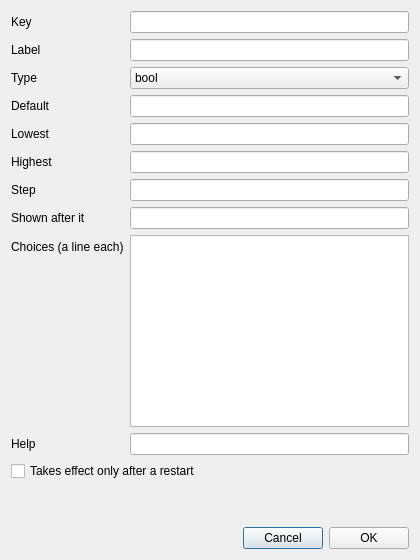
<?xml version="1.0" encoding="UTF-8"?>
<ui version="4.0">
 <class>SettingDialog</class>
 <widget class="QDialog" name="SettingDialog">
  <property name="windowTitle"><string>Setting</string></property>
  <property name="minimumSize"><size><width>420</width><height>80</height></size></property>
  <layout class="QVBoxLayout" name="settingDialogLayout">
   <item>
    <layout class="QFormLayout" name="settingForm">
     <item row="0" column="0"><widget class="QLabel" name="settingKeyLabel"><property name="text"><string>Key</string></property></widget></item>
     <item row="0" column="1"><widget class="QLineEdit" name="settingKeyEdit"/></item>
     <item row="1" column="0"><widget class="QLabel" name="settingLabelLabel"><property name="text"><string>Label</string></property></widget></item>
     <item row="1" column="1"><widget class="QLineEdit" name="settingLabelEdit"/></item>
     <item row="2" column="0"><widget class="QLabel" name="settingTypeLabel"><property name="text"><string>Type</string></property></widget></item>
     <item row="2" column="1">
      <widget class="QComboBox" name="settingTypeCombo">
       <item><property name="text"><string>bool</string></property></item>
       <item><property name="text"><string>int</string></property></item>
       <item><property name="text"><string>choice</string></property></item>
       <item><property name="text"><string>key</string></property></item>
      </widget>
     </item>
     <item row="3" column="0"><widget class="QLabel" name="settingDefaultLabel"><property name="text"><string>Default</string></property></widget></item>
     <item row="3" column="1"><widget class="QLineEdit" name="settingDefaultEdit"/></item>
     <item row="4" column="0"><widget class="QLabel" name="settingMinLabel"><property name="text"><string>Lowest</string></property></widget></item>
     <item row="4" column="1"><widget class="QLineEdit" name="settingMinEdit"/></item>
     <item row="5" column="0"><widget class="QLabel" name="settingMaxLabel"><property name="text"><string>Highest</string></property></widget></item>
     <item row="5" column="1"><widget class="QLineEdit" name="settingMaxEdit"/></item>
     <item row="6" column="0"><widget class="QLabel" name="settingStepLabel"><property name="text"><string>Step</string></property></widget></item>
     <item row="6" column="1"><widget class="QLineEdit" name="settingStepEdit"/></item>
     <item row="7" column="0"><widget class="QLabel" name="settingSuffixLabel"><property name="text"><string>Shown after it</string></property></widget></item>
     <item row="7" column="1"><widget class="QLineEdit" name="settingSuffixEdit"/></item>
     <item row="8" column="0"><widget class="QLabel" name="settingChoicesLabel"><property name="text"><string>Choices (a line each)</string></property></widget></item>
     <item row="8" column="1">
      <widget class="QPlainTextEdit" name="settingChoicesEdit">
       <property name="maximumHeight"><number>90</number></property>
       <property name="lineWrapMode"><enum>QPlainTextEdit::NoWrap</enum></property>
      </widget>
     </item>
     <item row="9" column="0"><widget class="QLabel" name="settingDescriptionLabel"><property name="text"><string>Help</string></property></widget></item>
     <item row="9" column="1"><widget class="QLineEdit" name="settingDescriptionEdit"/></item>
    </layout>
   </item>
   <item>
    <widget class="QCheckBox" name="settingRestartCheck">
     <property name="text"><string>Takes effect only after a restart</string></property>
    </widget>
   </item>
   <item>
    <widget class="QLabel" name="settingHintLabel">
     <property name="wordWrap"><bool>true</bool></property>
     <property name="text"><string /></property>
    </widget>
   </item>
   <item>
    <widget class="QLabel" name="settingErrorLabel">
     <property name="wordWrap"><bool>true</bool></property>
     <property name="text"><string /></property>
    </widget>
   </item>
   <item>
    <layout class="QHBoxLayout" name="settingDialogActions">
     <item><spacer name="settingDialogSpacer"><property name="orientation"><enum>Qt::Orientation::Horizontal</enum></property><property name="sizeHint" stdset="0"><size><width>40</width><height>20</height></size></property></spacer></item>
     <item><widget class="QPushButton" name="settingCancelButton"><property name="text"><string>Cancel</string></property></widget></item>
     <item><widget class="QPushButton" name="settingOkButton"><property name="text"><string>OK</string></property></widget></item>
    </layout>
   </item>
  </layout>
 </widget>
 <resources/><connections/>
</ui>
